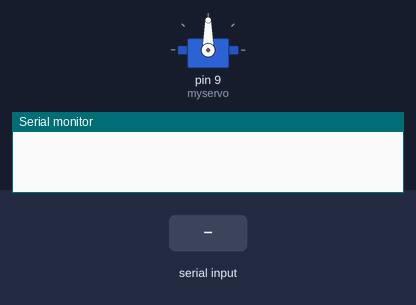
Simulated run of this sketch. Board: Arduino Uno, built with avr-gcc and run on an emulated ATmega328P. On the bench: servo, the last lines printed to the serial monitor. The inputs (shaded band) are chosen by the test bench.

Above: at 1.2 s.
1.3 s: "30,150\n" received over the second serial link
At 3.5 s:
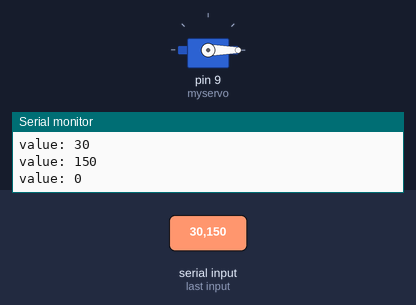
3.8 s: "90,45\n" received over the second serial link
At 4.6 s:
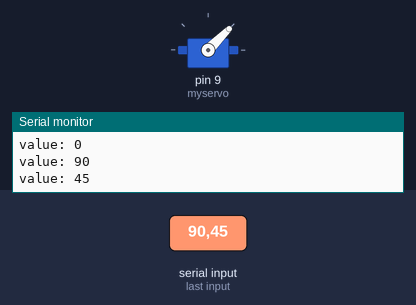
6.3 s: "200\n" received over the second serial link
At 7.0 s:
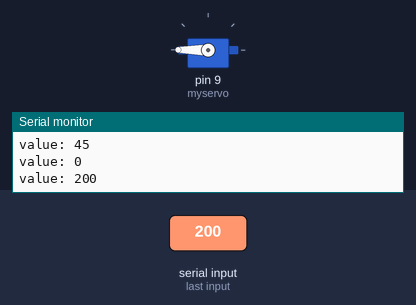
Timing chart, 0 to 9.3 s (numbered marks = the images above; inputs shaded):
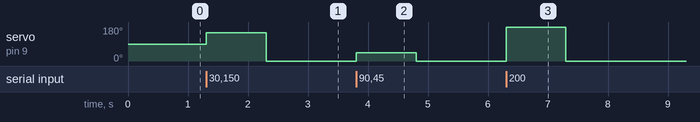

Measured:
- after the input at 1.3 s, servo on pin 9 (myservo): 90° → 150° at once, → 0° 1.0 s later
- after the input at 3.8 s, servo on pin 9 (myservo): 0° → 45° at once, → 0° 1.0 s later
- after the input at 6.3 s, servo on pin 9 (myservo): 0° → 180° at once, → 0° 1.0 s later

The sketch:

BT_servo_sample.ino
```cpp
#include <Servo.h>
#include <SoftwareSerial.h>

Servo myservo;
SoftwareSerial BT(12, 13);
int value;
int last = 0;

void setup()
{
  Serial.begin(9600);
  BT.begin(9600);
  myservo.attach(9);
}

void loop()
{
    if(BT.available()>0)
    {
      value=BT.parseInt();

      Serial.print("value: ");
      Serial.println(value);
      myservo.write(value);
    }
}
```
